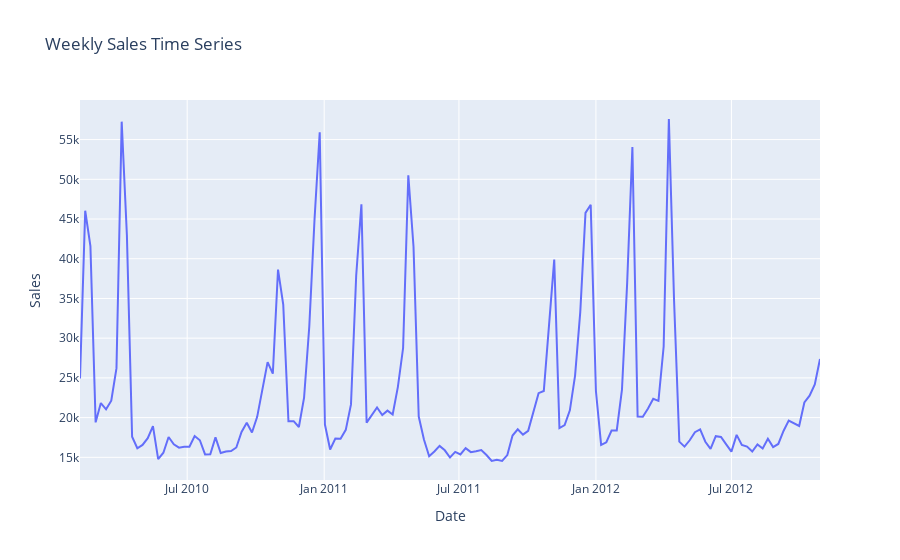
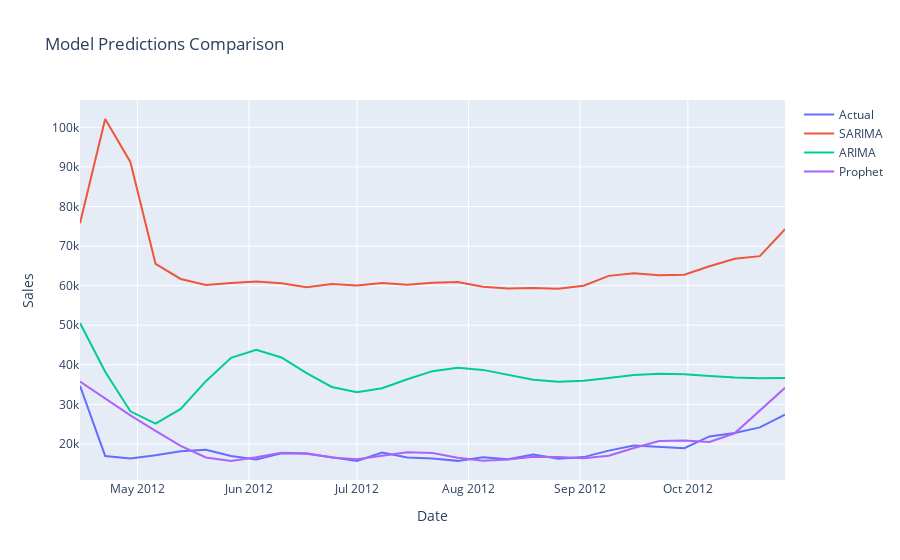

Source (notebook cell) for these figures, in order:
### Markdown cell above
## 5. Main Execution

### Code cell
# Load and prepare data
data = load_data()
if data is not None:
    weekly_sales = prepare_time_series(data)
    
    # EDA
    plot_time_series(weekly_sales)
    seasonal_period = detect_seasonality(weekly_sales)
    
    # Model training and evaluation
    model_results = evaluate_models(weekly_sales)
else:
    print("Failed to load data")
